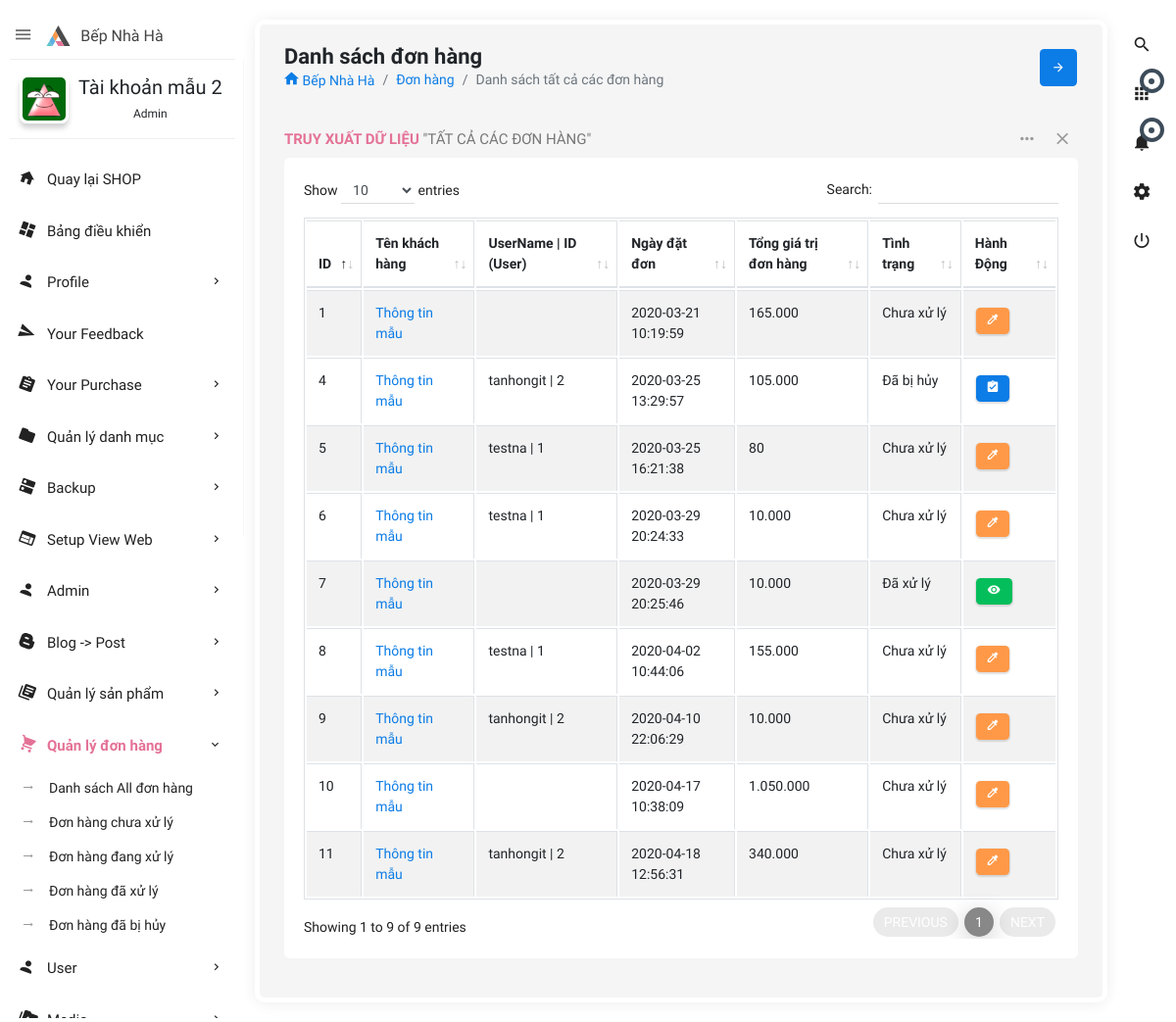
The app's page /admin.php?controller=order (signed in) with its own data.
### tables this page shows
CREATE TABLE IF NOT EXISTS `users` (
  `id` int(11) NOT NULL AUTO_INCREMENT,
  `user_username` varchar(50) DEFAULT NULL,
  `user_password` varchar(100) DEFAULT NULL,
  `user_name` varchar(255) DEFAULT NULL,
  `role_id` int(11) NOT NULL DEFAULT 0,
  `user_avatar` varchar(550) DEFAULT 'author-auto.png',
  `user_email` varchar(255) DEFAULT NULL,
  `user_phone` varchar(20) DEFAULT NULL,
  `user_address` varchar(200) DEFAULT NULL,
  `createDate` datetime DEFAULT NULL,
  `verified` int(11) NOT NULL DEFAULT 0,
  `verificationCode` varchar(500) DEFAULT NULL,
  `editTime` datetime DEFAULT NULL,
  PRIMARY KEY (`id`),
  KEY `fk_id_role` (`role_id`)
);

CREATE TABLE IF NOT EXISTS `orders` (
  `id` int(11) NOT NULL AUTO_INCREMENT,
  `customer` varchar(255) NOT NULL,
  `province` varchar(50) NOT NULL,
  `address` varchar(500) NOT NULL,
  `phone` varchar(20) NOT NULL,
  `cart_total` double NOT NULL,
  `createtime` datetime NOT NULL,
  `message` longtext DEFAULT NULL,
  `status` int(11) NOT NULL DEFAULT 0,
  `user_id` int(11) NOT NULL DEFAULT 0,
  `editTime` datetime DEFAULT NULL,
  PRIMARY KEY (`id`),
  KEY `fk_id_user` (`user_id`)
);

### admin/controllers/order/index.php (called while the page is built, shortened)
<?php
$options = [
    'order_by' => 'status ASC, id DESC',
];
$orderNav = 'class="active open"';
$orders = getAll('orders', $options);
$status = [
    0 => 'Chưa xử lý',
    1 => 'Đã xử lý',
    2 => 'Đang xử lý',
    3 => 'Đã bị hủy',
];
require('admin/views/order/index.php');

### lib/config/database.php (called while the page is built, shortened)
<?php
if (isset($_SESSION['user'])) {
    $userNav = $_SESSION['user']['id'];
}
try {
    $linkConnectDB = connect();
} catch (Exception $e) {
    die($e->getMessage());
}
function connect(): mysqli
{
        $linkConnectDB = new mysqli(DB_HOST, DB_USER, DB_PASS, DB_NAME, DB_PORT);
        $linkConnectDB->set_charset('utf8mb4');
        return $linkConnectDB;
}
function executeQuery(string $sql, array $params = []): mysqli_stmt
{
    global $linkConnectDB;
    $stmt = $linkConnectDB->prepare($sql);
    if (!$stmt->execute()) {
        throw new Exception('Execute error: ' . $stmt->error);
    }
    return $stmt;
}

### lib/model.php (called while the page is built, shortened)
<?php
require('config/database.php');
function getRecord(string $table, $id, string $select = '*'): false|array|null
{
    $id = intval($id);
    $sql = "SELECT $select FROM `$table` WHERE id=$id";
    $query = executeQuery($sql);
    $result = $query->get_result()->fetch_assoc();
    return $result;
}
function getAll(string $table, array $options = []): array
{
    $select = $options['select'] ?? '*';
    $where = isset($options['where']) ? 'WHERE ' . $options['where'] : '';
    $order_by = isset($options['order_by']) ? 'ORDER BY ' . $options['order_by'] : '';
    $limit = isset($options['offset']) && isset($options['limit']) ? 'LIMIT ' . $options['offset'] . ',' . $options['limit'] : '';
    $sql = "SELECT $select FROM `$table` $where $order_by $limit";
    $query = executeQuery($sql);
    $result = $query->get_result()->fetch_all(MYSQLI_ASSOC);
    return $result;
}
function getByOptions(string $table, array $options = []): false|array|null
{
    $select = $options['select'] ?? '*';
    $where = isset($options['where']) ? 'WHERE ' . $options['where'] : '';
    $join = isset($options['join']) ? 'LEFT JOIN ' . $options['join'] : '';
    $order_by = isset($options['order_by']) ? 'ORDER BY ' . $options['order_by'] : '';
    $limit = isset($options['offset']) && isset($options['limit']) ? 'LIMIT ' . $options['offset'] . ',' . $options['limit'] : '';
    $sql = "SELECT $select FROM `$table` $join $where $order_by $limit";
    $query = executeQuery($sql);
    $result = $query->get_result()->fetch_assoc();
    return $result;
}

### admin/controllers/shared/statistics.php (called while the page is built, shortened)
<?php
$options_order_new = [
    'limit' => 1,
    'offset' => 0,
    'order_by' => 'id DESC',
];
$order_new = getByOptions('orders', $options_order_new);
$options_cancell = [
    'where' => 'status = 3',
    'limit' => 1,
    'offset' => 0,
    'order_by' => 'id DESC',
];
$order_cancell = getByOptions('orders', $options_cancell);
$options_user = [
    'order_by' => 'editTime DESC',
];
$users = getAll('users', $options_user);

### admin/views/order/index.php (the view, shortened to what this page needs)
<?php require('admin/views/shared/header.php'); ?>
<?php require('admin/views/shared/rightnavbar.php'); ?>
<?php require('admin/views/shared/leftnavbar.php'); ?>
<section class="content">
    <div class="body_scroll">
        <div class="block-header">
            <div class="row">
                <div class="col-lg-7 col-md-6 col-sm-12">
                    <h2>Danh sách đơn hàng</h2>
                    <ul class="breadcrumb">
                        <li class="breadcrumb-item"><a href="<?= PATH_URL . 'home' ?>"><i class="zmdi zmdi-home"></i> Bếp Nhà Hà</a></li>
                        <li class="breadcrumb-item"><a href="admin.php?controller=order">Đơn hàng</a></li>
                        <li class="breadcrumb-item active">Danh sách tất cả các đơn hàng</li>
                    </ul>
                </div>
                <div class="col-lg-5 col-md-6 col-sm-12">
                    <button class="btn btn-primary btn-icon float-right right_icon_toggle_btn" type="button"><i class="zmdi zmdi-arrow-right"></i></button>
                </div>
            </div>
        </div>
        <div class="container-fluid">
            <div class="row clearfix">
                <div class="col-lg-12">
                    <div class="card">
                        <div class="header">
                            <h2><strong>Truy Xuất Dữ Liệu</strong> "Tất cả các đơn hàng" </h2>
                            <ul class="header-dropdown">
                                <li class="dropdown"> <a href="javascript:void(0);" class="dropdown-toggle" data-toggle="dropdown" role="button" aria-haspopup="true" aria-expanded="false"> <i class="zmdi zmdi-more"></i> </a>
                                </li>
                                <li class="remove">
                                    <a role="button" class="boxs-close"><i class="zmdi zmdi-close"></i></a>
                                </li>
                            </ul>
                        </div>
                        <div class="body">
                            <div class="table-responsive">
                                <table class="table table-bordered table-striped table-hover js-basic-example dataTable">
                                    <thead>
                                        <tr>
                                            <th>ID</th>
                                            <th>Tên khách hàng</th>
                                            <th>UserName | ID (User)</th>
                                            <th>Ngày đặt đơn</th>
                                            <th>Tổng giá trị đơn hàng</th>
                                            <th>Tình trạng</th>
                                            <th>Hành Động</th>
                                        </tr>
                                    </thead>
                                    <tbody>
                                        <?php foreach ($orders as $order) : ?>
                                            <tr>
                                                <td><?= $order['id'] ?></td>
                                                <td><a href="admin.php?controller=order&amp;action=view&amp;order_id=<?= $order['id']; ?>"><?= $order['customer']; ?></a></td>
                                                <?php if ($order['user_id'] <> 0) : $user_order = getRecord('users', $order['user_id']) ?>
                                                    <td><?= $user_order['user_username'] ?> | <?= $user_order['id'] ?></td>
                                                <?php else : ?>
                                                    <td></td>
                                                <?php endif; ?>
                                                <td><?= $order['createtime'] ?></td>
                                                <td><?= number_format($order['cart_total'], 0, ',', '.') ?></td>
                                                <td><?= $status[$order['status']]; ?></td>
                                                <td><a href="admin.php?controller=order&amp;action=view&amp;order_id=<?= $order['id']; ?>" class="btn btn-<?php if ($order['status'] == 0) {
                                                    echo 'warning';
                                                } elseif ($order['status'] == 1) {
                                                    echo 'success';
                                                } else {
                                                    echo 'primary';
                                                } ?> waves-effect waves-float btn-sm waves-green"><i class="zmdi zmdi-<?php if ($order['status'] == 0) {
                                                    echo 'eyedropper';
                                                } elseif ($order['status'] == 1) {
                                                    echo 'eye';
                                                } else {
                                                    echo 'assignment-check';
                                                } ?>"></i></a></td>
                                            </tr>
                                        <?php endforeach; ?>
                                    </tbody>
                                </table>
                            </div>
                        </div>
                    </div>
                </div>
            </div>
        </div>
    </div>
</section>
<?php require('admin/views/shared/footer.php'); ?>

### admin/views/shared/leftnavbar.php (shortened to what this page needs)
<aside id="leftsidebar" class="sidebar">
    <div class="navbar-brand">
        <button class="btn-menu ls-toggle-btn" type="button"><i class="zmdi zmdi-menu"></i></button>
        <a href="index.php"><img src="admin/themes/images/logo.svg" width="25" alt="Aero"><span class="m-l-10">Bếp Nhà Hà</span></a>
    </div>
    <div class="menu">
        <ul class="list">
            <li>
                <div class="user-info">
                    <a class="image" href="admin.php?controller=user&action=info&user_id=<?= $userNav ?>"><img src="public/upload/images/<?= $userInfoNav['user_avatar'] ?>" alt="User"></a>
                    <div class="detail">
                        <h4><?= $userInfoNav['user_name'] ?></h4>
                        <small><?php if ($userInfoNav['role_id'] == 1) {
                            echo 'Admin';
                        } elseif ($userInfoNav['role_id'] == 2) {
                            echo 'Moderator';
                        } else {
                            echo "User";
                        } ?></small>
                    </div>
                </div>
            </li>
            <li class="open"><a href="<?= PATH_URL ?>home" target="_blank"><i class="zmdi zmdi-home"></i><span>Quay lại SHOP</span></a></li>
            <li <?= $homeNav ?? '' ?>><a href="admin.php"><i class="zmdi zmdi-view-dashboard"></i><span>Bảng điều khiển</span></a></li>
            <li <?php if (isset($nav_profile)) {
                echo $nav_profile;
            } ?>><a href="javascript:void(0);" class="menu-toggle"><i class="zmdi zmdi-account"></i><span>Profile</span></a>
            </li>
            <li <?= $yourFeedback ?? '' ?>><a href="admin.php?controller=feedback&action=myfeedback"><i class="zmdi zmdi-mail-send"></i><span>Your Feedback</span></a></li>
            <li <?= $yourPurchaseNav ?? '' ?>><a href="javascript:void(0);" class="menu-toggle"><i class="zmdi zmdi-assignment"></i><span>Your Purchase</span></a>
            </li>
            <?php if ($userInfoNav['role_id'] != 0) :
                if ($userInfoNav['role_id'] == 1) : ?>
                    <li <?= $navCategory ?? ''; ?>> <a href="javascript:void(0);" class="menu-toggle"><i class="zmdi zmdi-folder"></i><span>Quản lý danh mục</span></a>
                    </li>
                    <li <?= $backupDbClass ?? '' ?>><a href="javascript:void(0);" class="menu-toggle"><i class="zmdi zmdi-dns"></i><span>Backup</span></a>
                    </li>
                    <li <?= $navHF ?? '' ?>><a href="javascript:void(0);" class="menu-toggle"><i class="zmdi zmdi-view-web"></i><span>Setup View Web</span></a>
                    </li>
                    <li <?= $adminNav ?? '' ?>><a href="javascript:void(0);" class="menu-toggle"><i class="zmdi zmdi-account"></i><span>Admin</span></a>
                    </li>
                <?php endif; ?>
                <li <?= $postNav ?? '' ?>><a href="javascript:void(0);" class="menu-toggle"><i class="zmdi zmdi-blogger"></i><span>Blog -> Post</span></a>
                </li>
                <li <?= $productNav ?? '' ?>> <a href="javascript:void(0);" class="menu-toggle"><i class="zmdi zmdi-collection-text"></i><span>Quản lý sản phẩm</span></a>
                </li>
                <li <?= $orderNav ?? '' ?>><a href="javascript:void(0);" class="menu-toggle"><i class="zmdi zmdi-shopping-cart"></i><span>Quản lý đơn hàng</span></a>
                    <ul class="ml-menu">
                        <li><a href="admin.php?controller=order">Danh sách All đơn hàng</a></li>
                        <li><a href="admin.php?controller=order&amp;action=order-noprocess">Đơn hàng chưa xử lý</a></li>
                        <li><a href="admin.php?controller=order&amp;action=order-inprocess">Đơn hàng đang xử lý</a></li>
                        <li><a href="admin.php?controller=order&amp;action=order-complete">Đơn hàng đã xử lý</a></li>
                        <li><a href="admin.php?controller=order&amp;action=order-cancell">Đơn hàng đã bị hủy</a></li>
                    </ul>
                </li>
                <li <?php if (isset($nav_user)) {
                    echo $nav_user;
                } ?>><a href="javascript:void(0);" class="menu-toggle"><i class="zmdi zmdi-account"></i><span>User</span></a>
                </li>
                <li <?php if (isset($navMedia)) {
                    echo $navMedia;
                } ?>><a href="javascript:void(0);" class="menu-toggle"><i class="zmdi zmdi-collection-folder-image"></i><span>Media</span></a>
                </li>
            <?php endif; ?>
        </ul>
    </div>
</aside>

### records on screen
users: user_avatar (picture), user_name "Tài khoản mẫu 2"
orders: id "11", customer "Thông tin mẫu", user.user_username "tanhongit", user "2", createtime "2020-04-18 12:56:31", cart_total "340.000", status "Chưa xử lý"
orders: id "10", customer "Thông tin mẫu", createtime "2020-04-17 10:38:09", cart_total "1.050.000", status "Chưa xử lý"
orders: id "9", customer "Thông tin mẫu", user.user_username "tanhongit", user "2", createtime "2020-04-10 22:06:29", cart_total "10.000", status "Chưa xử lý"
orders: id "8", customer "Thông tin mẫu", user.user_username "testna", user "1", createtime "2020-04-02 10:44:06", cart_total "155.000", status "Chưa xử lý"
orders: id "6", customer "Thông tin mẫu", user.user_username "testna", user "1", createtime "2020-03-29 20:24:33", cart_total "10.000", status "Chưa xử lý"
orders: id "5", customer "Thông tin mẫu", user.user_username "testna", user "1", createtime "2020-03-25 16:21:38", cart_total "80", status "Chưa xử lý"
orders: id "1", customer "Thông tin mẫu", createtime "2020-03-21 10:19:59", cart_total "165.000", status "Chưa xử lý"
orders: id "7", customer "Thông tin mẫu", createtime "2020-03-29 20:25:46", cart_total "10.000", status "Đã xử lý"
orders: id "4", customer "Thông tin mẫu", user.user_username "tanhongit", user "2", createtime "2020-03-25 13:29:57", cart_total "105.000", status "Đã bị hủy"
